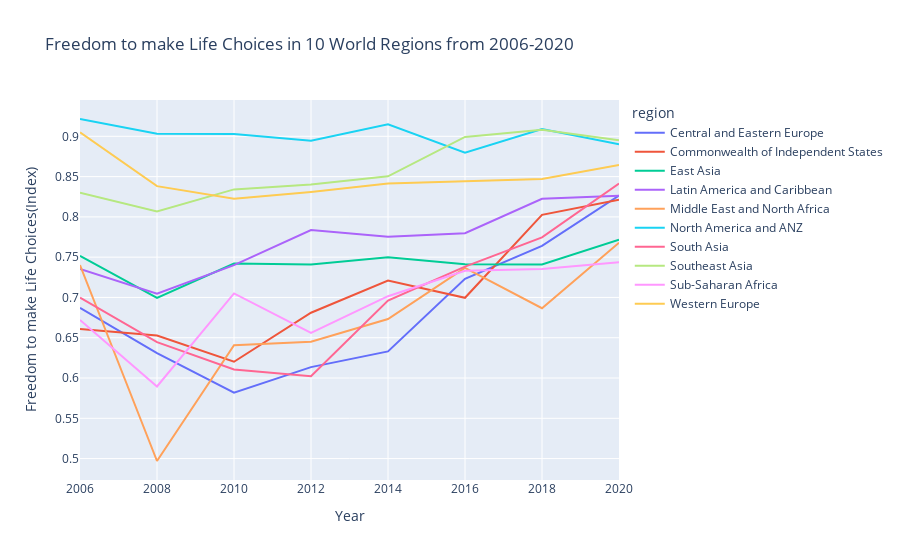

This figure's notebook cell:
### Code cell
# imports
import pandas as pd 
import plotly.express as px

#getting/merging the data
df2 = pd.read_csv (r'C:\Users\Meena Krishnan\Downloads\world-happiness-report (1).csv') 
df3 = pd.read_csv (r'C:\Users\Meena Krishnan\Downloads\world-happiness-report-2021.csv')
df2 = pd.DataFrame(df2, columns = ['Country name', 'year', 'Freedom to make life choices'])
df3 = pd.DataFrame(df3, columns = ['Country name', 'Regional indicator'])
merged_df = pd.merge(df2, df3, on ='Country name', how ='inner')
merged_df = pd.DataFrame(merged_df, columns = ['Regional indicator', 'year', 'Freedom to make life choices', 'Country name'])

#renaming columns
merged_df = merged_df.rename(columns={"Freedom to make life choices":"life_choice", "Regional indicator":"region", "Country name":"country"})

#making seperate data frames based on years
df_2006 = merged_df[merged_df.year == 2006]
df_2008 = merged_df[merged_df.year == 2008]
df_2010 = merged_df[merged_df.year == 2010]
df_2012 = merged_df[merged_df.year == 2012]
df_2014 = merged_df[merged_df.year == 2014]
df_2016 = merged_df[merged_df.year == 2016]
df_2018 = merged_df[merged_df.year == 2018]
df_2020 = merged_df[merged_df.year == 2020]

#getting means of countries for each year
series_2006 = df_2006.groupby(['region'])['life_choice'].mean()
series_2008 = df_2008.groupby(['region'])['life_choice'].mean()
series_2010 = df_2010.groupby(['region'])['life_choice'].mean()
series_2012 = df_2012.groupby(['region'])['life_choice'].mean()
series_2014 = df_2014.groupby(['region'])['life_choice'].mean()
series_2016 = df_2016.groupby(['region'])['life_choice'].mean()
series_2018 = df_2018.groupby(['region'])['life_choice'].mean()
series_2020 = df_2020.groupby(['region'])['life_choice'].mean()

#creating mega data frame
megadf = pd.DataFrame({'2006': series_2006, '2008': series_2008, 
              '2010': series_2010, '2012': series_2012, 
              '2014': series_2014, '2016': series_2016, 
              '2018': series_2018, '2020': series_2020})

#creating graph 
line_fig = megadf.T.plot(title="Freedom to make Life Choices in 10 World Regions from 2006-2020",
              labels=dict(index="Year", value="Freedom to make Life Choices(Index)", variable="Region"))
line_fig

### Figure 1 — Plotly figure (JSON) as saved in the notebook; plotly's stock layout.template omitted (floating-point values rounded to 4 significant figures)
{"data": [{"hovertemplate": "region=Central and Eastern Europe<br>Year=%{x}<br>Freedom to make Life Choices(Index)=%{y}<extra></extra>", "legendgroup": "Central and Eastern Europe", "line": {"color": "#636efa", "dash": "solid"}, "mode": "lines", "name": "Central and Eastern Europe", "orientation": "v", "showlegend": true, "type": "scatter", "x": ["2006", "2008", "2010", "2012", "2014", "2016", "2018", "2020"], "xaxis": "x", "y": [0.687, 0.631, 0.5818, 0.6135, 0.633, 0.7232, 0.7641, 0.8264], "yaxis": "y"}, {"hovertemplate": "region=Commonwealth of Independent States<br>Year=%{x}<br>Freedom to make Life Choices(Index)=%{y}<extra></extra>", "legendgroup": "Commonwealth of Independent States", "line": {"color": "#EF553B", "dash": "solid"}, "mode": "lines", "name": "Commonwealth of Independent States", "orientation": "v", "showlegend": true, "type": "scatter", "x": ["2006", "2008", "2010", "2012", "2014", "2016", "2018", "2020"], "xaxis": "x", "y": [0.6607, 0.6528, 0.6202, 0.681, 0.7211, 0.6996, 0.8025, 0.8213], "yaxis": "y"}, {"hovertemplate": "region=East Asia<br>Year=%{x}<br>Freedom to make Life Choices(Index)=%{y}<extra></extra>", "legendgroup": "East Asia", "line": {"color": "#00cc96", "dash": "solid"}, "mode": "lines", "name": "East Asia", "orientation": "v", "showlegend": true, "type": "scatter", "x": ["2006", "2008", "2010", "2012", "2014", "2016", "2018", "2020"], "xaxis": "x", "y": [0.7517, 0.6995, 0.742, 0.7408, 0.7498, 0.7412, 0.741, 0.7717], "yaxis": "y"}, {"hovertemplate": "region=Latin America and Caribbean<br>Year=%{x}<br>Freedom to make Life Choices(Index)=%{y}<extra></extra>", "legendgroup": "Latin America and Caribbean", "line": {"color": "#ab63fa", "dash": "solid"}, "mode": "lines", "name": "Latin America and Caribbean", "orientation": "v", "showlegend": true, "type": "scatter", "x": ["2006", "2008", "2010", "2012", "2014", "2016", "2018", "2020"], "xaxis": "x", "y": [0.7354, 0.7046, 0.7401, 0.7837, 0.7752, 0.7797, 0.8225, 0.8262], "yaxis": "y"}, {"hovertemplate": "region=Middle East and North Africa<br>Year=%{x}<br>Freedom to make Life Choices(Index)=%{y}<extra></extra>", "legendgroup": "Middle East and North Africa", "line": {"color": "#FFA15A", "dash": "solid"}, "mode": "lines", "name": "Middle East and North Africa", "orientation": "v", "showlegend": true, "type": "scatter", "x": ["2006", "2008", "2010", "2012", "2014", "2016", "2018", "2020"], "xaxis": "x", "y": [0.7402, 0.497, 0.6407, 0.645, 0.6732, 0.7366, 0.6867, 0.768], "yaxis": "y"}, {"hovertemplate": "region=North America and ANZ<br>Year=%{x}<br>Freedom to make Life Choices(Index)=%{y}<extra></extra>", "legendgroup": "North America and ANZ", "line": {"color": "#19d3f3", "dash": "solid"}, "mode": "lines", "name": "North America and ANZ", "orientation": "v", "showlegend": true, "type": "scatter", "x": ["2006", "2008", "2010", "2012", "2014", "2016", "2018", "2020"], "xaxis": "x", "y": [0.9215, 0.9032, 0.903, 0.8945, 0.915, 0.8798, 0.909, 0.89], "yaxis": "y"}, {"hovertemplate": "region=South Asia<br>Year=%{x}<br>Freedom to make Life Choices(Index)=%{y}<extra></extra>", "legendgroup": "South Asia", "line": {"color": "#FF6692", "dash": "solid"}, "mode": "lines", "name": "South Asia", "orientation": "v", "showlegend": true, "type": "scatter", "x": ["2006", "2008", "2010", "2012", "2014", "2016", "2018", "2020"], "xaxis": "x", "y": [0.6997, 0.6445, 0.6105, 0.6022, 0.6962, 0.7382, 0.7746, 0.8415], "yaxis": "y"}, {"hovertemplate": "region=Southeast Asia<br>Year=%{x}<br>Freedom to make Life Choices(Index)=%{y}<extra></extra>", "legendgroup": "Southeast Asia", "line": {"color": "#B6E880", "dash": "solid"}, "mode": "lines", "name": "Southeast Asia", "orientation": "v", "showlegend": true, "type": "scatter", "x": ["2006", "2008", "2010", "2012", "2014", "2016", "2018", "2020"], "xaxis": "x", "y": [0.8299, 0.8069, 0.8341, 0.8403, 0.8503, 0.8993, 0.9081, 0.895], "yaxis": "y"}, {"hovertemplate": "region=Sub-Saharan Africa<br>Year=%{x}<br>Freedom to make Life Choices(Index)=%{y}<extra></extra>", "legendgroup": "Sub-Saharan Africa", "line": {"color": "#FF97FF", "dash": "solid"}, "mode": "lines", "name": "Sub-Saharan Africa", "orientation": "v", "showlegend": true, "type": "scatter", "x": ["2006", "2008", "2010", "2012", "2014", "2016", "2018", "2020"], "xaxis": "x", "y": [0.6721, 0.5895, 0.7049, 0.656, 0.7015, 0.7331, 0.7353, 0.7437], "yaxis": "y"}, {"hovertemplate": "region=Western Europe<br>Year=%{x}<br>Freedom to make Life Choices(Index)=%{y}<extra></extra>", "legendgroup": "Western Europe", "line": {"color": "#FECB52", "dash": "solid"}, "mode": "lines", "name": "Western Europe", "orientation": "v", "showlegend": true, "type": "scatter", "x": ["2006", "2008", "2010", "2012", "2014", "2016", "2018", "2020"], "xaxis": "x", "y": [0.9049, 0.8381, 0.8225, 0.831, 0.8413, 0.8444, 0.847, 0.8644], "yaxis": "y"}], "layout": {"legend": {"title": {"text": "region"}, "tracegroupgap": 0}, "title": {"text": "Freedom to make Life Choices in 10 World Regions from 2006-2020"}, "xaxis": {"anchor": "y", "domain": [0, 1], "title": {"text": "Year"}}, "yaxis": {"anchor": "x", "domain": [0, 1], "title": {"text": "Freedom to make Life Choices(Index)"}}}}
